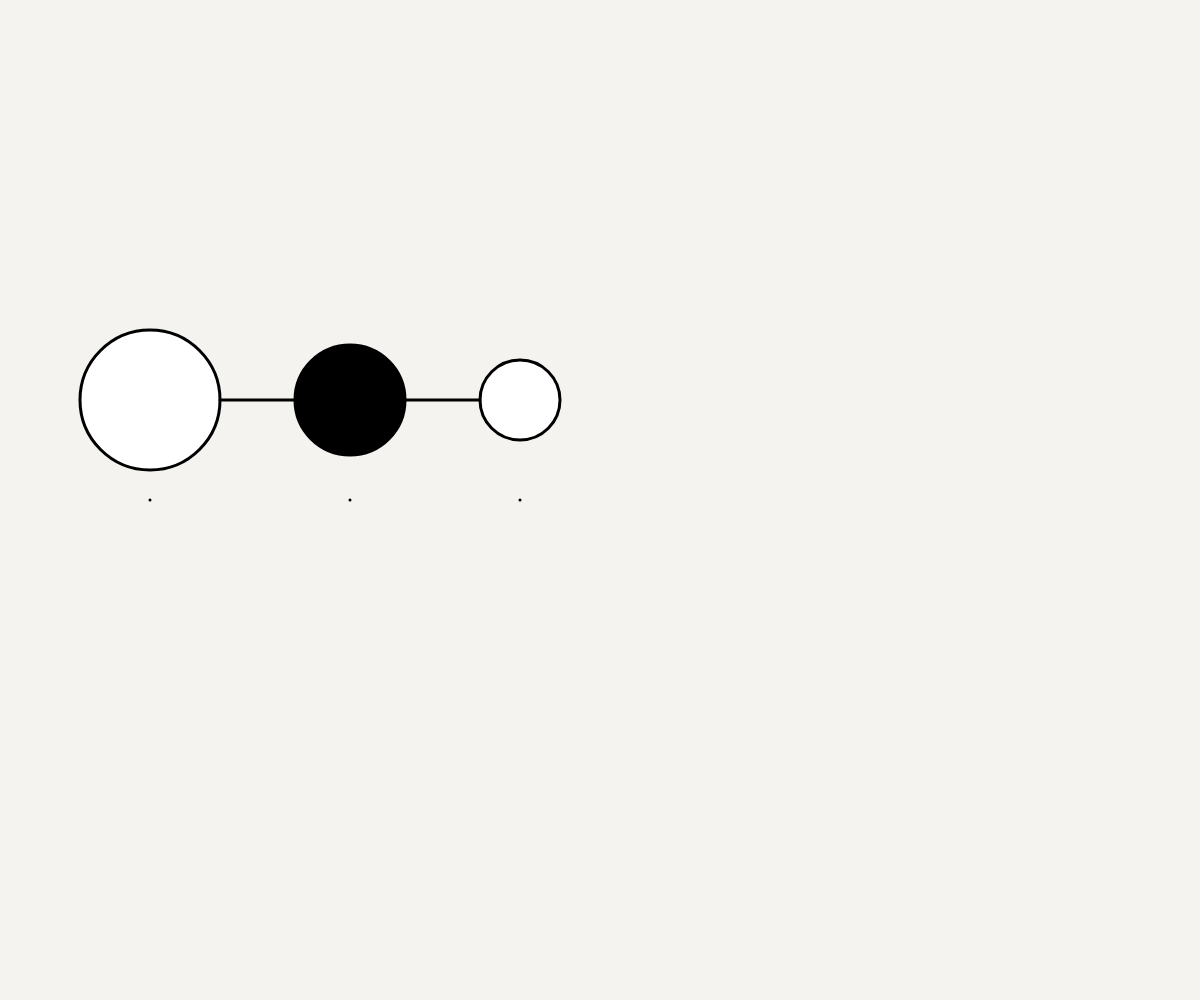
Frame 1 (no input)
Frame 60 (no input): identical to frame 1, image omitted
Frame 120 (the mouse pressed at the canvas centre since frame 60): identical to frame 1, image omitted

The p5.js sketch that drew this single still picture (run headless with seeded random() and noise() and a simulated clock; from frame 60 on, the mouse is pressed at the canvas centre):

// p5.js sketch
// ── sketch.js
function setup() {
  createCanvas(windowWidth, windowHeight)
}

function draw() {
  background(244, 243, 239)
  strokeWeight(3);

  circle(150, 400, 140)
  fill(0)
  circle(350, 400, 110)
  fill(255)
  circle(520, 400, 80)

  line(220, 400, 295, 400)
  line(405, 400, 480, 400)

  point(150,500)
  point(350,500)
  point(520,500)
}

function windowResized() {
  resizeCanvas(windowWidth, windowHeight)
}
